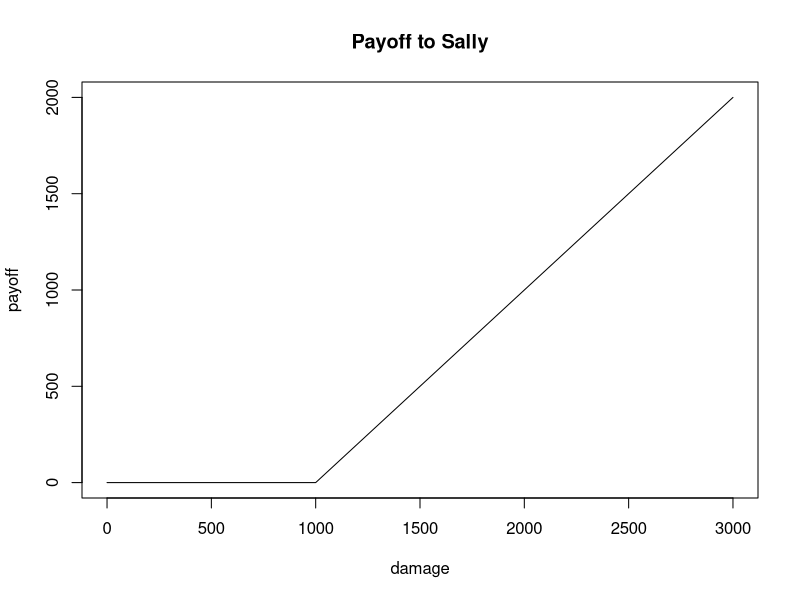

Source code (R):
## ---- chunk 1
knitr::opts_chunk$set(echo = FALSE)
## ---- chunk 2
strike <- 1000 
damage <- seq(0, 3000, 500)
payoff <- pmax(damage - strike, 0)
heading <- "insurance payoff"
plot(damage, payoff, type="n", main="Payoff to Sally")
lines(damage, payoff, type="l")
# 
# x <- c(1:5); y <- x # create some data 
# par(pch=22, col="red") # plotting symbol and color 
# par(mfrow=c(2,4)) # all plots on one page 
# opts = c("p","l","o","b","c","s","S","h") 
# for(i in 1:length(opts)){ 
#   heading = paste("type=",opts[i]) 
#   plot(x, y, type="n", main=heading) 
#   lines(x, y, type=opts[i]) 
# }
